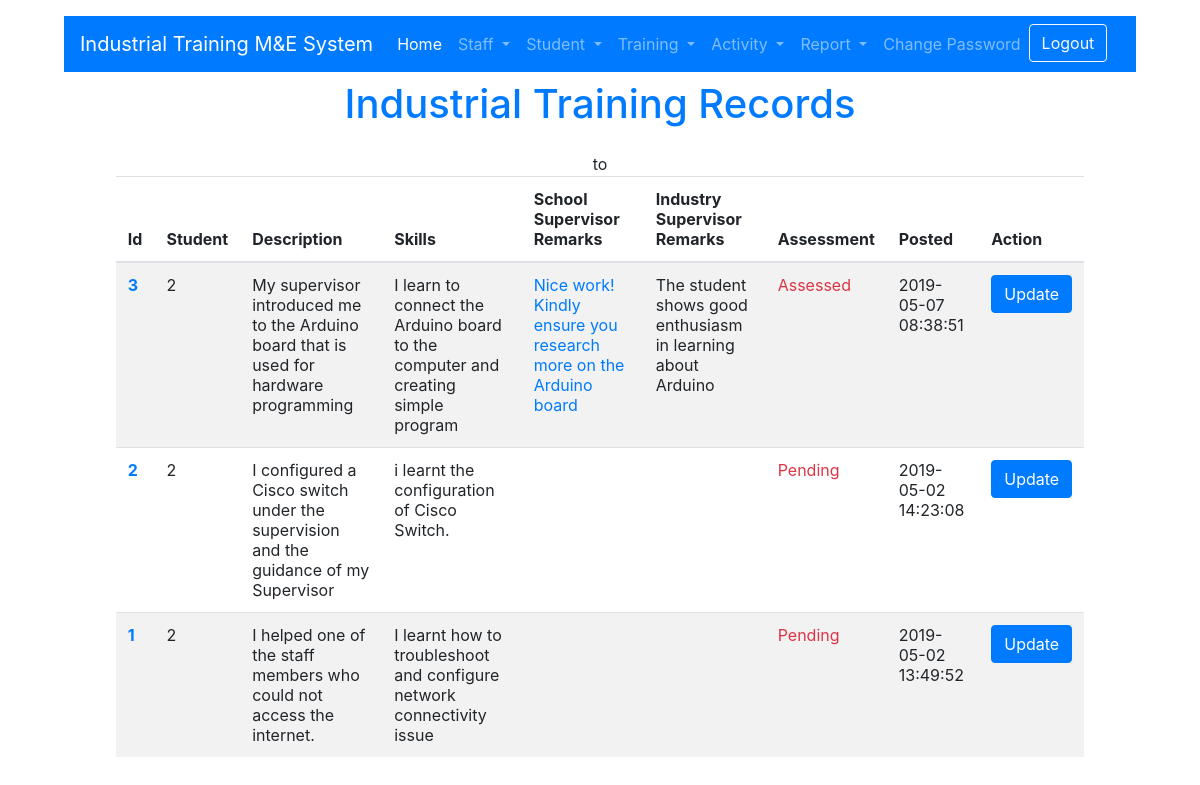
/SchoolSupervisor/Activity/index.php, run on the app's committed database.
### tables this page shows
CREATE TABLE `training` (
  `id` int(11) NOT NULL,
  `student` int(11) NOT NULL,
  `media` text,
  `extension` varchar(5) NOT NULL,
  `description` text NOT NULL,
  `skills` text NOT NULL,
  `schoolremarks` text,
  `industryremarks` text,
  `assessment` enum('Pending','Assessed','','') NOT NULL DEFAULT 'Pending',
  `posted` timestamp NOT NULL DEFAULT CURRENT_TIMESTAMP
);

### SchoolSupervisor/Activity/index.php (the view, shortened to what this page needs)
<doctype html>
<html lang="en">
  <head>
    <link rel="stylesheet" href="../../css/bootstrap.min.css">
  </head>
  <body>
    <div class="container-fluid p-3">
        <?php  include "../navbar.php"; ?>
        <div class="row justify-content-center text-primary"><h1>Industrial Training Records</h1></div>
     <div class="row">
         <div class="col-lg-10 offset-md-1 pt-3 text-center">
             <table class="table table-striped table-hover">
                 <thead >
                <tr>
                  <th scope="col">Id</th>
                  <th scope="col">Student</th>
                  <th scope="col">Description</th>
                  <th scope="col">Skills</th>
                  <th scope="col">School Supervisor Remarks</th>
                  <th scope="col">Industry Supervisor Remarks</th>
                  <th scope="col">Assessment</th>
                  <th scope="col">Posted</th>
                    <th scope="col">Action</th>
                </tr>
              </thead><tbody>
             <?php
              $sql="SELECT * FROM training  ORDER BY posted DESC";
              $result=$conn->query($sql);
              if($result->num_rows > 0){
                   while($row=$result->fetch_assoc()){
                     echo ' <tr>
                  <th scope="row" class="text-primary">'.$row['id'].'</th>
                  <td>'.$row['student'].'</td>
                  <td >'.$row['description'].'</td>
                  <td>'.$row['skills'].'</td>
                  <td class="text-primary">'.$row['schoolremarks'].'</td>
                  <td >'.$row['industryremarks'].'</td>
                  <td class="text-danger">'.$row['assessment'].'</td>
                   <td >'.$row['posted'].'</td>
                  <td >
                      <a href="update.php?id='.$row['id'].'" class="btn  btn-primary">Update</a>
                  </td>
                </tr>';
                 }
              }else{
                   echo '<div class="alert alert-danger">'.$conn->error.'</div>';
              }
               ?>
                  </tbody>
                  </table>
         </div>
    </div>
    </div>
  </body>
</html>

### data on the page
training: id "3", student "2", description "My supervisor introduced me to the Arduino board that is used for hardware programming", skills "I learn to connect the Arduino board to the computer and creating simple program", schoolremarks "Nice work! Kindly ensure you research more on the Arduino board", industryremarks "The student shows good enthusiasm in learning about Arduino", assessment "Assessed", posted "2019-05-07 08:38:51"
training: id "2", student "2", description "I configured a Cisco switch under the supervision and the guidance of my Supervisor", skills "i learnt the configuration of Cisco Switch.", assessment "Pending", posted "2019-05-02 14:23:08"
training: id "1", student "2", description "I helped one of the staff members who could not access the internet.", skills "I learnt how to troubleshoot and configure network connectivity issue", assessment "Pending", posted "2019-05-02 13:49:52"
